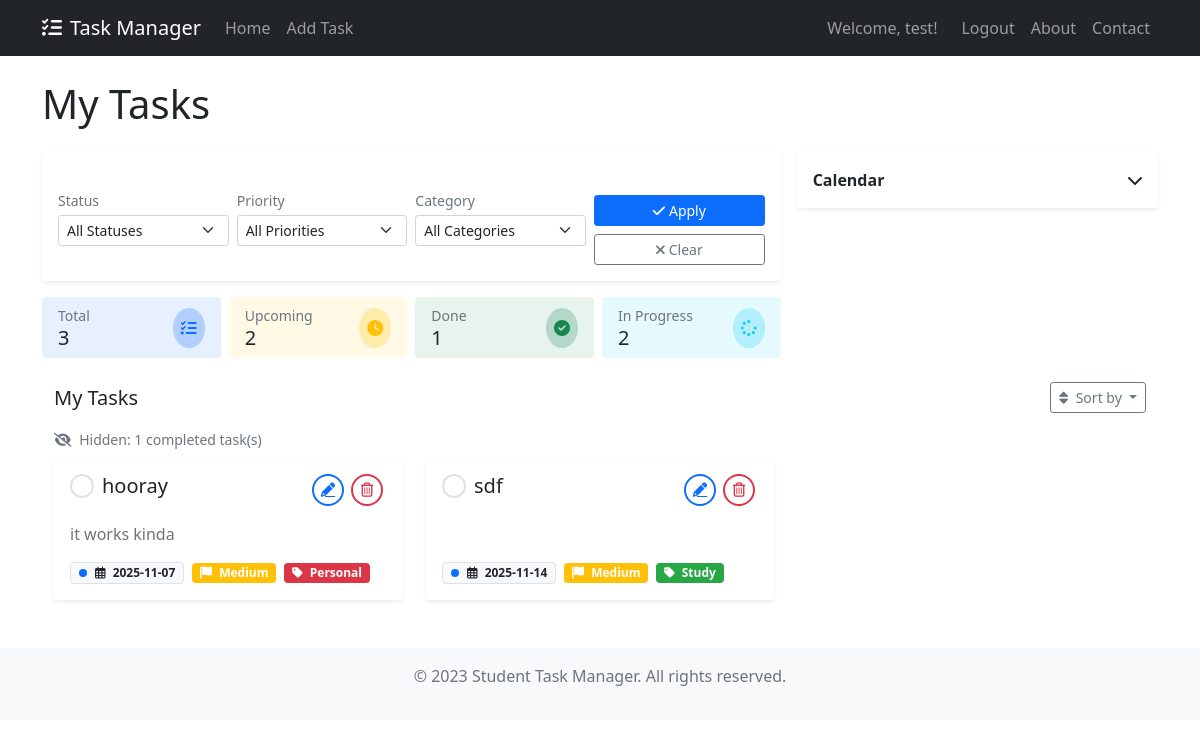
The page / (signed in) on the database its author committed.
### tables this page shows
CREATE TABLE users (
    id INTEGER PRIMARY KEY AUTOINCREMENT,
    username TEXT UNIQUE NOT NULL,
    password_hash TEXT NOT NULL,
    email TEXT UNIQUE NOT NULL
);

CREATE TABLE tasks (
    id INTEGER PRIMARY KEY AUTOINCREMENT,
    user_id INTEGER NOT NULL,
    title TEXT NOT NULL,
    description TEXT,
    due_date TEXT,
    priority TEXT NOT NULL DEFAULT 'medium',
    status TEXT NOT NULL DEFAULT 'not_started',
    category_id INTEGER,
    completed_at TEXT,
    FOREIGN KEY (user_id) REFERENCES users (id),
    FOREIGN KEY (category_id) REFERENCES categories (id)
);

CREATE TABLE categories (
    id INTEGER PRIMARY KEY AUTOINCREMENT,
    name TEXT NOT NULL,
    color TEXT NOT NULL
);

### Task_Organiser/app.py (the view)
    @app.route('/')
    @login_required
    def index():
        db = get_db()
        status = request.args.get('status')
        priority = request.args.get('priority')
        category_id = request.args.get('category')
        query = '''
            SELECT t.*, c.name as category_name, c.color as category_color
            FROM tasks t
            LEFT JOIN categories c ON t.category_id = c.id
            WHERE t.user_id = ?
        '''
        params = [g.user['id']]
        if status and status != 'all':
            query += ' AND t.status = ?'
            params.append(status)
        if priority and priority != 'all':
            query += ' AND t.priority = ?'
            params.append(priority)
        if category_id and category_id != 'all':
            query += ' AND t.category_id = ?'
            params.append(category_id)
        query += '''
            ORDER BY
                CASE WHEN t.due_date IS NULL THEN 1 ELSE 0 END,
                t.due_date ASC,
                CASE t.priority
                    WHEN 'high' THEN 1
                    WHEN 'medium' THEN 2
                    WHEN 'low' THEN 3
                    ELSE 4
                END
        '''
        tasks = db.execute(query, params).fetchall()
        categories = db.execute('SELECT * FROM categories ORDER BY name').fetchall()
        return render_template('index.html',
                             tasks=tasks,
                             categories=categories,
                             current_status=status or 'all',
                             current_priority=priority or 'all',
                             current_category=category_id or 'all')

### Task_Organiser/app.py (called while the page is built)
def login_required(view):
    @wraps(view)
    def wrapped_view(**kwargs):
        if g.user is None:
            return redirect(url_for('login'))
        return view(**kwargs)
    return wrapped_view

### Task_Organiser/db.py (called while the page is built)
def get_db():
    if 'db' not in g:
        database_path = current_app.config['DATABASE']
        g.db = sqlite3.connect(database_path)
        g.db.row_factory = sqlite3.Row
    return g.db

### Task_Organiser/templates/index.html (shortened to what this page needs)
{% extends "base.html" %}
{% block content %}
  <div class="row mb-4">
    <div class="col-12">
      <h1 class="mb-0">My Tasks</h1>
    </div>
  </div>
  <div class="row g-3 mb-4">
    <div class="col-12 col-lg-8 order-lg-1">
      <div class="card border-0 shadow-sm mb-3">
        <div class="card-body p-3">
          <div class="row g-2 align-items-center" id="filterForm">
            <div class="col-md-3">
              <label for="status" class="form-label small text-muted mb-1">Status</label>
              <select class="form-select form-select-sm" id="status" name="status">
                <option value="all" {% if current_status == 'all' %}selected{% endif %}>All Statuses</option>
              </select>
            </div>
            <div class="col-md-3">
              <label for="priority" class="form-label small text-muted mb-1">Priority</label>
              <select class="form-select form-select-sm" id="priority" name="priority">
                <option value="all" {% if current_priority == 'all' %}selected{% endif %}>All Priorities</option>
              </select>
            </div>
            <div class="col-md-3">
              <label for="category" class="form-label small text-muted mb-1">Category</label>
              <select class="form-select form-select-sm" id="category" name="category">
                <option value="all" {% if current_category == 'all' %}selected{% endif %}>All Categories</option>
              </select>
            </div>
            <div class="col-md-3">
              <label class="form-label small text-muted mb-1">&nbsp;</label>
              <div class="d-flex flex-column gap-2">
                <button type="button" class="btn btn-primary btn-sm w-100" id="applyFilters">
                  <i class="fas fa-check me-1"></i>Apply
                </button>
                <button type="button" class="btn btn-outline-secondary btn-sm w-100" id="clearFilters">
                  <i class="fas fa-times me-1"></i>Clear
                </button>
              </div>
            </div>
          </div>
        </div>
      </div>
      <div class="row g-2">
        <div class="col-3">
          <div class="card bg-primary bg-opacity-10 border-0 h-100 filter-card" data-status="all" data-priority="all" data-category="all" style="cursor: pointer; transition: all 0.2s;" onclick="setFilterFromCard(this)">
            <div class="card-body py-2 px-3">
              <div class="d-flex justify-content-between align-items-center">
                <div>
                  <small class="text-muted d-block">Total</small>
                  <h5 class="mb-0">{{ tasks|length }}</h5>
                </div>
                <div class="bg-primary bg-opacity-25 p-2 rounded-circle">
                  <i class="fas fa-tasks text-primary"></i>
                </div>
              </div>
            </div>
          </div>
        </div>
        <div class="col-3">
          <div class="card bg-warning bg-opacity-10 border-0 h-100 filter-card" data-status="not_started,in_progress" data-priority="all" data-category="all" style="cursor: pointer; transition: all 0.2s;" onclick="setFilterFromCard(this)">
            <div class="card-body py-2 px-3">
              <div class="d-flex justify-content-between align-items-center">
                <div>
                  <small class="text-muted d-block">Upcoming</small>
                  <h5 class="mb-0">{{ tasks|selectattr('status', '!=', 'completed')|list|length }}</h5>
                </div>
                <div class="bg-warning bg-opacity-25 p-2 rounded-circle">
                  <i class="fas fa-clock text-warning"></i>
                </div>
              </div>
            </div>
          </div>
        </div>
        <div class="col-3">
          <div class="card bg-success bg-opacity-10 border-0 h-100 filter-card" data-status="completed" data-priority="all" data-category="all" style="cursor: pointer; transition: all 0.2s;" onclick="setFilterFromCard(this)">
            <div class="card-body py-2 px-3">
              <div class="d-flex justify-content-between align-items-center">
                <div>
                  <small class="text-muted d-block">Done</small>
                  <h5 class="mb-0">{{ tasks|selectattr('status', '==', 'completed')|list|length }}</h5>
                </div>
                <div class="bg-success bg-opacity-25 p-2 rounded-circle">
                  <i class="fas fa-check-circle text-success"></i>
                </div>
              </div>
            </div>
          </div>
        </div>
        <div class="col-3">
          <div class="card bg-info bg-opacity-10 border-0 h-100 filter-card" data-status="in_progress" data-priority="all" data-category="all" style="cursor: pointer; transition: all 0.2s;" onclick="setFilterFromCard(this)">
            <div class="card-body py-2 px-3">
              <div class="d-flex justify-content-between align-items-center">
                <div>
                  <small class="text-muted d-block">In Progress</small>
                  <h5 class="mb-0">{{ tasks|selectattr('status', '==', 'in_progress')|list|length }}</h5>
                </div>
                <div class="bg-info bg-opacity-25 p-2 rounded-circle">
                  <i class="fas fa-spinner text-info"></i>
                </div>
              </div>
            </div>
          </div>
        </div>
      </div>
    </div>
    <div class="col-12 col-lg-4 order-lg-2">
      <div class="card border-0 shadow-sm">
        <div class="card-body p-0">
          <button class="btn w-100 text-start p-3 border-0 d-flex justify-content-between align-items-center" type="button" data-bs-toggle="collapse" data-bs-target="#calendarCollapse" aria-expanded="false" aria-controls="calendarCollapse">
            <span class="fw-bold">Calendar</span>
            <i class="fas fa-chevron-down"></i>
          </button>
        </div>
      </div>
    </div>
  </div>
  <div class="container-fluid mt-4">
    <div class="d-flex justify-content-between align-items-center mb-3">
      <h2 class="h5 mb-0">My Tasks</h2>
      <div class="dropdown">
        <button class="btn btn-outline-secondary btn-sm dropdown-toggle" type="button" id="sortDropdown" data-bs-toggle="dropdown" aria-expanded="false">
          <i class="fas fa-sort me-1"></i> Sort by
        </button>
      </div>
    </div>
    {% if tasks %}
      <div id="hidden-tasks-info" class="text-muted small mb-2" style="display: none;">
        <i class="fas fa-eye-slash me-1"></i> Hidden: <span id="hidden-tasks-count">0</span> completed task(s)
      </div>
      <div class="row row-cols-1 row-cols-md-2 row-cols-lg-3 g-4" id="task-container">
        {% for task in tasks %}
          <div class="col task-item" data-status="{{ task.status }}" data-due-date="{{ task.due_date }}" data-priority="{{ task.priority }}" data-category="{{ task.category_id or task.category or '' }}">
            <div class="card h-100 shadow-sm border-0">
              <div class="card-body d-flex flex-column">
                <div class="d-flex justify-content-between align-items-start mb-3">
                  <form action="{{ url_for('toggle_task_status', task_id=task.id) }}" method="post" class="me-2">
                    <button type="submit" class="btn btn-link p-0 task-toggle {% if task.status == 'completed' %}completed{% endif %}" title="{% if task.status == 'completed' %}Mark as not completed{% else %}Mark as completed{% endif %}">
                    </button>
                  </form>
                  <h5 class="card-title mb-0 flex-grow-1 {% if task.status == 'completed' %}text-muted text-decoration-line-through{% else %}text-dark{% endif %}">
                    {{ task.title }}
                  </h5>
                  <div class="task-actions d-flex">
                    <a href="{{ url_for('edit_task', task_id=task.id) }}" class="btn-action btn-edit" title="Edit task">
                      <i class="fas fa-pencil-alt"></i>
                    </a>
                    <form action="{{ url_for('delete_task', task_id=task.id) }}" method="post" class="d-inline">
                      <button type="submit" class="btn-action btn-delete ms-1"
                              onclick="return confirm('Are you sure you want to delete this task?')"
                              title="Delete task">
                        <i class="far fa-trash-alt"></i>
                      </button>
                    </form>
                  </div>
                </div>
                {% if task.description %}
                  <p class="card-text text-muted mb-3 flex-grow-1">{{ task.description|truncate(100) }}</p>
                {% endif %}
                <div class="mt-auto">
                  <div class="d-flex flex-wrap gap-2 align-items-center">
                    {% if task.due_date %}
                      <span class="badge bg-light text-dark border task-due-date" data-due-date="{{ task.due_date }}">
                        <i class="far fa-calendar-alt me-1"></i> {{ task.due_date|format_datetime }}
                      </span>
                    {% endif %}
                    <span class="badge bg-{{ task.priority|priority_class }}">
                      <i class="fas fa-flag me-1"></i> {{ task.priority|title }}
                    </span>
                    {% if task.category_name %}
                      <span class="category-badge" style="--category-color: {{ task.category_color }}">
                        <i class="fas fa-tag me-1"></i> {{ task.category_name }}
                      </span>
                    {% endif %}
                  </div>
                </div>
              </div>
            </div>
          </div>
        {% endfor %}
      </div>
  {% endif %}
{% endblock %}

### Task_Organiser/templates/base.html (shortened to what this page needs)
<!DOCTYPE html>
<html lang="en">
<head>
    <link href="https://cdn.jsdelivr.net/npm/bootstrap@5.1.3/dist/css/bootstrap.min.css" rel="stylesheet">
    <link href="https://cdnjs.cloudflare.com/ajax/libs/font-awesome/6.0.0/css/all.min.css" rel="stylesheet">
</head>
<body>
    <nav class="navbar navbar-expand-lg navbar-dark bg-dark">
        <div class="container">
            <a class="navbar-brand" href="{{ url_for('index') }}">
                <i class="fas fa-tasks me-2"></i>Task Manager
            </a>
            <div class="collapse navbar-collapse" id="navbarNav">
                <ul class="navbar-nav me-auto">
                    <li class="nav-item">
                        <a class="nav-link" href="{{ url_for('index') }}">Home</a>
                    </li>
                    <li class="nav-item">
                        <a class="nav-link" href="{{ url_for('add_task') }}">Add Task</a>
                    </li>
                </ul>
                <div class="navbar-nav ms-auto">
                    {% if g.user %}
                        <span class="navbar-text me-3">Welcome, {{ g.user.username }}!</span>
                        <a class="nav-link" href="{{ url_for('logout') }}">Logout</a>
                    {% else %}
                        <a class="nav-link" href="{{ url_for('login') }}">Login</a>
                        <a class="nav-link" href="{{ url_for('register') }}">Register</a>
                    {% endif %}
                    <a class="nav-link" href="{{ url_for('about') }}">About</a>
                    <a class="nav-link" href="{{ url_for('contact') }}">Contact</a>
                </div>
            </div>
        </div>
    </nav>
    <main class="container mt-4">
        {% block content %}{% endblock %}
    </main>
    <footer class="bg-light text-center text-muted py-3 mt-5">
        <div class="container">
            <p>&copy; 2023 Student Task Manager. All rights reserved.</p>
        </div>
    </footer>
</body>
</html>

### Task_Organiser/templates/index.html (style rules this page uses)
.category-badge { background-color: var(--category-color, #6c757d); color: #fff; padding: 0.35em 0.65em; font-size: 0.75em; font-weight: 700; line-height: 1; text-align: center; white-space: nowrap; vertical-align: baseline; border-radius: 0.25rem; }
.task-toggle { width: 24px; height: 24px; border-radius: 50%; border: 2px solid #dee2e6; background: white; display: flex; align-items: center; justify-content: center; padding: 0; transition: all 0.2s ease; color: transparent; }
.btn-action { width: 32px; height: 32px; border-radius: 50%; display: inline-flex; align-items: center; justify-content: center; padding: 0; margin: 0 3px; transition: all 0.2s ease; border: 2px solid #dee2e6; background: white; color: #6c757d; font-size: 0.9rem; }
.btn-edit { color: #0d6efd; border-color: #0d6efd; }
.btn-delete { color: #dc3545; border-color: #dc3545; }
.task-due-date { background-color: #e9ecef; color: #495057; border: 1px solid #dee2e6; padding: 0.25rem 0.5rem; border-radius: 0.25rem; font-size: 0.75rem; white-space: nowrap; position: relative; padding-left: 1.5rem; }
.task-due-date::before { content: ''; position: absolute; left: 0.5rem; top: 50%; transform: translateY(-50%); width: 0.5rem; height: 0.5rem; border-radius: 50%; background-color: #0d6efd; }
.filter-card { transition: transform 0.2s, box-shadow 0.2s; }

### rows shown on the page
users: user.username "test"
tasks: title "hooray", description "it works kinda", due_date "2025-11-07", priority "Medium", category_name "Personal"
tasks: title "sdf", due_date "2025-11-14", priority "Medium", category_name "Study"

### other values the page prints
{{ tasks|length }} "3"
{{ tasks|selectattr('status', '!=', 'completed')|list|length }} "2"
{{ tasks|selectattr('status', '==', 'completed')|list|length }} "1"
{{ tasks|selectattr('status', '==', 'in_progress')|list|length }} "2"
